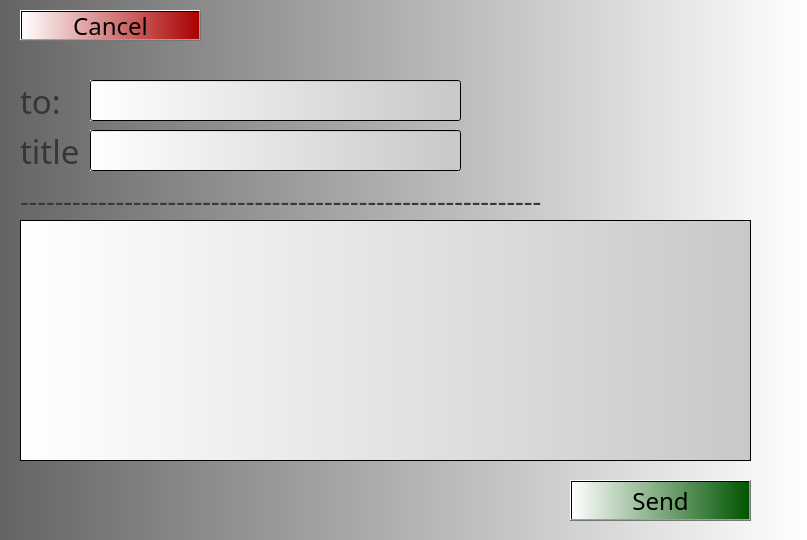
<?xml version="1.0" encoding="UTF-8"?>
<ui version="4.0">
 <class>Form</class>
 <widget class="QWidget" name="Form">
  <property name="geometry">
   <rect>
    <x>0</x>
    <y>0</y>
    <width>807</width>
    <height>540</height>
   </rect>
  </property>
  <property name="font">
   <font>
    <family>Old English Text MT</family>
   </font>
  </property>
  <property name="windowTitle">
   <string>Form</string>
  </property>
  <property name="styleSheet">
   <string notr="true">background-color: qlineargradient(spread:pad, x1:0, y1:0, x2:1, y2:0, stop:0 rgba(100, 100, 100, 255), stop:1 rgba(255, 255, 255, 255))</string>
  </property>
  <widget class="QLabel" name="UserName">
   <property name="geometry">
    <rect>
     <x>250</x>
     <y>20</y>
     <width>531</width>
     <height>51</height>
    </rect>
   </property>
   <property name="font">
    <font>
     <family>Old English Text MT</family>
     <pointsize>20</pointsize>
    </font>
   </property>
   <property name="layoutDirection">
    <enum>Qt::RightToLeft</enum>
   </property>
   <property name="autoFillBackground">
    <bool>false</bool>
   </property>
   <property name="styleSheet">
    <string notr="true">background: None;</string>
   </property>
   <property name="text">
    <string/>
   </property>
   <property name="alignment">
    <set>Qt::AlignRight|Qt::AlignTrailing|Qt::AlignVCenter</set>
   </property>
  </widget>
  <widget class="QLabel" name="TimeLabel">
   <property name="geometry">
    <rect>
     <x>20</x>
     <y>80</y>
     <width>41</width>
     <height>41</height>
    </rect>
   </property>
   <property name="font">
    <font>
     <family>Old English Text MT</family>
     <pointsize>25</pointsize>
    </font>
   </property>
   <property name="styleSheet">
    <string notr="true">background-color: None; color: rgb(54, 54, 54)</string>
   </property>
   <property name="text">
    <string>to:</string>
   </property>
  </widget>
  <widget class="QLabel" name="label_5">
   <property name="geometry">
    <rect>
     <x>20</x>
     <y>180</y>
     <width>671</width>
     <height>41</height>
    </rect>
   </property>
   <property name="font">
    <font>
     <family>Old English Text MT</family>
     <pointsize>20</pointsize>
    </font>
   </property>
   <property name="styleSheet">
    <string notr="true">background-color: None; color: rgb(57, 57, 57)</string>
   </property>
   <property name="text">
    <string>------------------------------------------------------------</string>
   </property>
  </widget>
  <widget class="QLineEdit" name="HeaderEdit">
   <property name="geometry">
    <rect>
     <x>90</x>
     <y>130</y>
     <width>371</width>
     <height>41</height>
    </rect>
   </property>
   <property name="font">
    <font>
     <family>OCR A Extended</family>
     <pointsize>15</pointsize>
    </font>
   </property>
   <property name="styleSheet">
    <string notr="true">background-color: qlineargradient(spread:pad, x1:0, y1:0, x2:1, y2:0, stop:0 rgba(255, 255, 255, 255), stop:1 rgba(200, 200, 200, 255))</string>
   </property>
   <property name="text">
    <string/>
   </property>
  </widget>
  <widget class="QPlainTextEdit" name="MessageEdit">
   <property name="geometry">
    <rect>
     <x>20</x>
     <y>220</y>
     <width>731</width>
     <height>241</height>
    </rect>
   </property>
   <property name="font">
    <font>
     <family>OCR A Extended</family>
     <pointsize>15</pointsize>
    </font>
   </property>
   <property name="styleSheet">
    <string notr="true">background-color: qlineargradient(spread:pad, x1:0, y1:0, x2:1, y2:0, stop:0 rgba(255, 255, 255, 255), stop:1 rgba(200, 200, 200, 255))</string>
   </property>
   <property name="plainText">
    <string/>
   </property>
   <property name="backgroundVisible">
    <bool>false</bool>
   </property>
  </widget>
  <widget class="QPushButton" name="DeleteButton">
   <property name="geometry">
    <rect>
     <x>20</x>
     <y>10</y>
     <width>181</width>
     <height>31</height>
    </rect>
   </property>
   <property name="font">
    <font>
     <family>Old English Text MT</family>
     <pointsize>18</pointsize>
    </font>
   </property>
   <property name="cursor">
    <cursorShape>ArrowCursor</cursorShape>
   </property>
   <property name="styleSheet">
    <string notr="true">background-color: qlineargradient(spread:pad, x1:0, y1:0, x2:1, y2:0, stop:0 rgba(255, 255, 255, 255), stop:1 rgb(170, 0, 0))</string>
   </property>
   <property name="text">
    <string>Cancel</string>
   </property>
  </widget>
  <widget class="QPushButton" name="FinishButton">
   <property name="geometry">
    <rect>
     <x>570</x>
     <y>480</y>
     <width>181</width>
     <height>41</height>
    </rect>
   </property>
   <property name="font">
    <font>
     <family>Old English Text MT</family>
     <pointsize>18</pointsize>
    </font>
   </property>
   <property name="cursor">
    <cursorShape>ArrowCursor</cursorShape>
   </property>
   <property name="styleSheet">
    <string notr="true">background-color: qlineargradient(spread:pad, x1:0, y1:0, x2:1, y2:0, stop:0 rgba(255, 255, 255, 255), stop:1 rgb(0, 85, 0))</string>
   </property>
   <property name="text">
    <string>Send</string>
   </property>
  </widget>
  <widget class="QLabel" name="TimeLabel_2">
   <property name="geometry">
    <rect>
     <x>20</x>
     <y>130</y>
     <width>61</width>
     <height>41</height>
    </rect>
   </property>
   <property name="font">
    <font>
     <family>Old English Text MT</family>
     <pointsize>25</pointsize>
    </font>
   </property>
   <property name="styleSheet">
    <string notr="true">background-color: None; color: rgb(54, 54, 54)</string>
   </property>
   <property name="text">
    <string>title:</string>
   </property>
  </widget>
  <widget class="QLabel" name="ErrorLabel">
   <property name="geometry">
    <rect>
     <x>470</x>
     <y>80</y>
     <width>281</width>
     <height>31</height>
    </rect>
   </property>
   <property name="font">
    <font>
     <family>OCR A Extended</family>
     <pointsize>13</pointsize>
    </font>
   </property>
   <property name="styleSheet">
    <string notr="true">background-color: None</string>
   </property>
   <property name="text">
    <string/>
   </property>
   <property name="alignment">
    <set>Qt::AlignBottom|Qt::AlignLeading|Qt::AlignLeft</set>
   </property>
  </widget>
  <widget class="QLineEdit" name="ToEdit">
   <property name="geometry">
    <rect>
     <x>90</x>
     <y>80</y>
     <width>371</width>
     <height>41</height>
    </rect>
   </property>
   <property name="font">
    <font>
     <family>OCR A Extended</family>
     <pointsize>15</pointsize>
    </font>
   </property>
   <property name="styleSheet">
    <string notr="true">background-color: qlineargradient(spread:pad, x1:0, y1:0, x2:1, y2:0, stop:0 rgba(255, 255, 255, 255), stop:1 rgba(200, 200, 200, 255))</string>
   </property>
   <property name="text">
    <string/>
   </property>
  </widget>
  <widget class="QLabel" name="ErrorLabel_2">
   <property name="geometry">
    <rect>
     <x>20</x>
     <y>480</y>
     <width>281</width>
     <height>31</height>
    </rect>
   </property>
   <property name="font">
    <font>
     <family>OCR A Extended</family>
     <pointsize>13</pointsize>
    </font>
   </property>
   <property name="styleSheet">
    <string notr="true">background-color: None</string>
   </property>
   <property name="text">
    <string/>
   </property>
   <property name="alignment">
    <set>Qt::AlignBottom|Qt::AlignLeading|Qt::AlignLeft</set>
   </property>
  </widget>
  <widget class="QLabel" name="ErrorLabel_3">
   <property name="geometry">
    <rect>
     <x>760</x>
     <y>220</y>
     <width>41</width>
     <height>31</height>
    </rect>
   </property>
   <property name="font">
    <font>
     <family>OCR A Extended</family>
     <pointsize>13</pointsize>
    </font>
   </property>
   <property name="styleSheet">
    <string notr="true">background-color: None</string>
   </property>
   <property name="text">
    <string/>
   </property>
   <property name="alignment">
    <set>Qt::AlignBottom|Qt::AlignLeading|Qt::AlignLeft</set>
   </property>
  </widget>
  <widget class="QLabel" name="ErrorLabel_4">
   <property name="geometry">
    <rect>
     <x>470</x>
     <y>130</y>
     <width>51</width>
     <height>31</height>
    </rect>
   </property>
   <property name="font">
    <font>
     <family>OCR A Extended</family>
     <pointsize>13</pointsize>
    </font>
   </property>
   <property name="styleSheet">
    <string notr="true">background-color: None</string>
   </property>
   <property name="text">
    <string/>
   </property>
   <property name="alignment">
    <set>Qt::AlignBottom|Qt::AlignLeading|Qt::AlignLeft</set>
   </property>
  </widget>
 </widget>
 <resources/>
 <connections/>
</ui>
